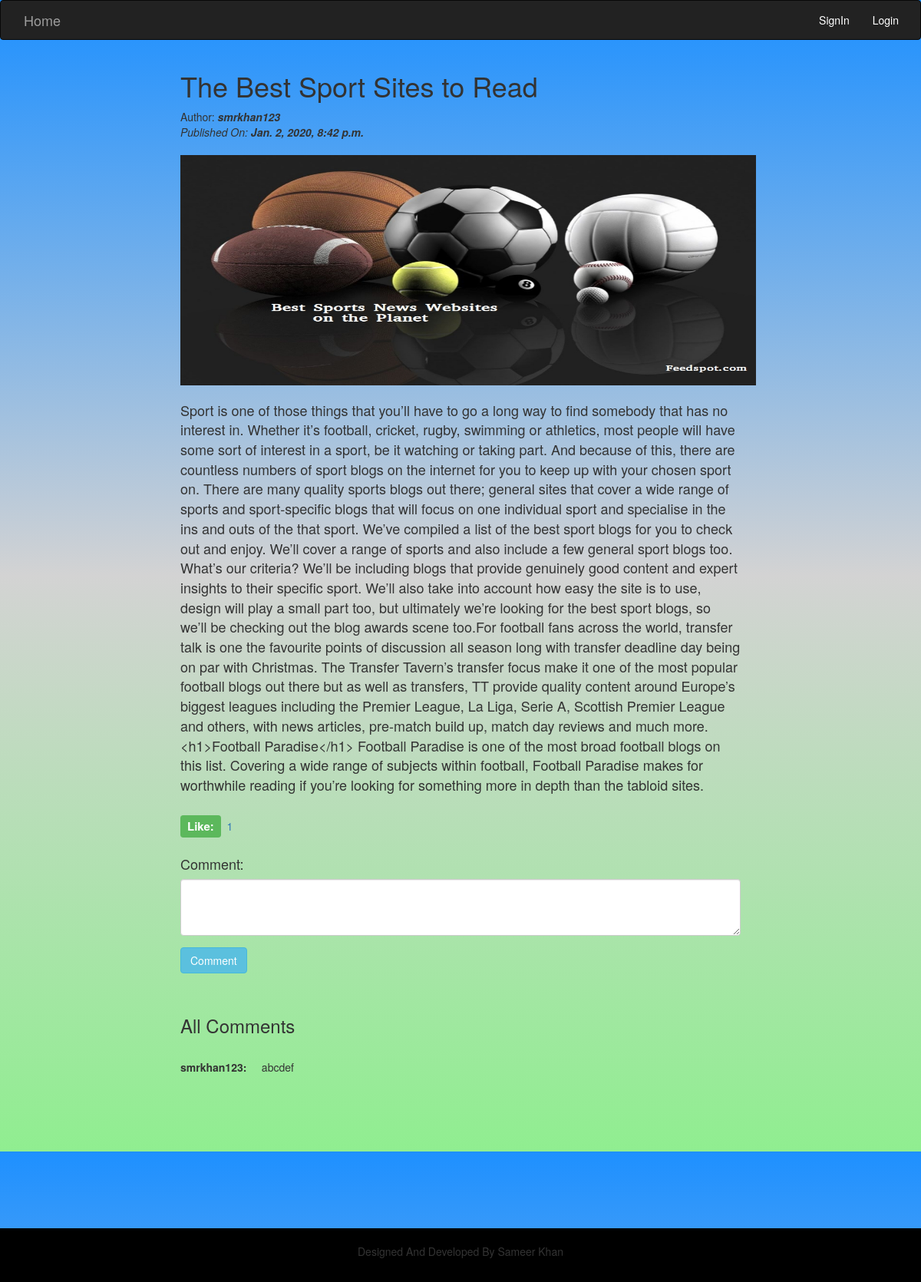
Screenshot of /viewblog/9 with the database file from the repository.
### blog/models.py (models this page shows)
class post(models.Model):
	POST_CHOICES = [
    ('entertainment','ENTERTAINMENT'),
    ('sports', 'SPORTS'),
    ('travel','TRAVEL'),
    ('personal_life','PERSONAL_LIFE'),
    ('health','HEALTH'),
]
	title=models.CharField(max_length=100,null=True)
	body=models.TextField(max_length=5000,null=True)
	image=models.ImageField(upload_to='post/images',null=True)
	category = models.CharField(max_length=100, choices=POST_CHOICES,default='entertainment')
	date = models.DateTimeField(auto_now_add=True, blank=True)
	user= models.CharField(max_length=100,null=True)

class comment(models.Model):
	title=models.CharField(max_length=100,null=True)
	comments=models.TextField(max_length=1000,null=True)
	user= models.CharField(max_length=100,null=True)

### blog/views.py (the view)
# urls.py: path('viewblog/<id>',views.viewblog,name='viewblog'),
def viewblog(request,id):
	Post=post.objects.get(pk=id)
	likes=like.objects.all()
	comm=comment.objects.all()
	listt=[]
	for i in comm:
		di={}
		if i.title==Post.title:
			di.update({'id':i.id,'user':i.user,'comments':i.comments})
			lis=list(di.values())
			listt.append(lis)
	for i in listt:
		print(i[0],i[1],i[2])
	a=0
	for i in likes:
		if i.title==Post.title:
			a=a+1
	return render(request,'viewblog.html',{'post':Post,'c':a,'comm':listt})

### templates/viewblog.html (shortened to what this page needs)
{% extends 'base.html' %}
{% block content %}
<div class="container">
	<div class="col-md-2"></div>
	<div class="col-md-8">
		<h1>{{post.title}}</h1>
		Author: <i><strong>{{post.user}} </strong></i><br><i>Published On:<strong> {{post.date}}</strong></i><br><br>
			<img src="/media/{{post.image}}" width="750" height="300"><br><br>
		<p style="font-size: 18px;">
			{{post.body}}
		</p>
		<br>
	<form method="POST">
		<a href="{% url 'likes' post.id %}" style="text-decoration: none;"><span class="label label-success" style="font-size: 15px;">Like:</span>&nbsp;&nbsp;{{c}}</a>
	</form>
	<br>
	<form method="POST" action="{% url 'comments' post.id %}">
		<div class="form-group">
			<h4>Comment:</h4>
			<textarea rows="3" class="form-control" name="comment"></textarea>
		</div>
		<div class="form-group">
			<a href="{% url 'comments' post.id %}"><button class="btn btn-info">Comment</button></a>
		</div>
	</form>
	<br>
	<div style="margin-bottom: 100px;">
		<h3 style="margin-bottom: 30px;">All Comments</h3>
		{% for i in comm %}
			<p><strong>{{i.1}}: </strong>&nbsp;&nbsp;&nbsp;&nbsp;{{i.2}}&nbsp;&nbsp;</p>
		{% endfor %}
	</div>
	</div>
	<div class="col-md-2"></div>
</div>
{% endblock %}

### templates/base.html (style rules this page uses)
body { background-image:linear-gradient(dodgerblue,lightgrey,lightgreen); }

### templates/viewblog.html (style rules this page uses)
body { background-image: linear-gradient(dodgerblue,lightgrey,lightgreen); height: 700px; }

### rows the page displays
post: title "The Best Sport Sites to Read", user "smrkhan123", date "Jan. 2, 2020, 8:42 p.m.", image (picture), body "Sport is one of those things that you’ll have to go a long way to find somebody that has no interest in. Whether it’s football, cricket, rugby, swimming or athletics, most people will have some sort of interest in a sport, be it watching or taking part. And because of this, there are countless numbers of sport blogs on the internet for you to keep up with your chosen sport on. There are many quality sports blogs out there; general sites that cover a wide range of sports and sport-specific blogs that will focus on one individual sport and specialise in the ins and outs of the that sport. We’ve compiled a list of the best sport blogs for you to check out and enjoy. We’ll cover a range of…"
comment: user "smrkhan123", comments "abcdef"

### other values shown
{{ c }} "1"
